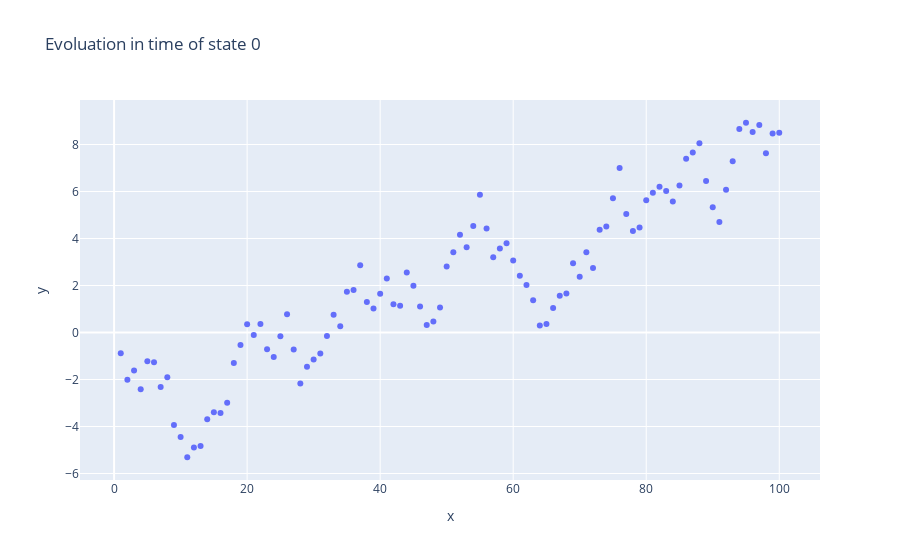

Notebook cell for this chart:
### Code cell
import plotly.express as px
state = 0
fig = px.scatter (
    title = f'Evoluation in time of state {state}',
    x = results.time_points,
    y = [
            results.GetStateEvaluationResult(state,i).mean
            for i in range(results.GetNumberOfEvaluations())
        ]
)
fig.show()

### Figure 1 — Plotly figure (JSON) as saved in the notebook; plotly's stock layout.template omitted (floating-point values rounded to 4 significant figures)
{"data": [{"hovertemplate": "x=%{x}<br>y=%{y}<extra></extra>", "legendgroup": "", "marker": {"color": "#636efa", "symbol": "circle"}, "mode": "markers", "name": "", "orientation": "v", "showlegend": false, "type": "scatter", "x": [1, 2, 3, 4, 5, 6, 7, 8, 9, 10, 11, 12, 13, 14, 15, 16, 17, 18, 19, 20, 21, 22, 23, 24, 25, 26, 27, 28, 29, 30, 31, 32, 33, 34, 35, 36, 37, 38, 39, 40, 41, 42, 43, 44, 45, 46, 47, 48, 49, 50, 51, 52, 53, 54, 55, 56, 57, 58, 59, 60, 61, 62, 63, 64, 65, 66, 67, 68, 69, 70, 71, 72, 73, 74, 75, 76, 77, 78, 79, 80, 81, 82, 83, 84, 85, 86, 87, 88, 89, 90, 91, 92, 93, 94, 95, 96, 97, 98, 99, 100], "xaxis": "x", "y": [-0.8876, -2.007, -1.612, -2.411, -1.218, -1.261, -2.324, -1.9, -3.931, -4.443, -5.308, -4.891, -4.833, -3.692, -3.398, -3.428, -2.994, -1.299, -0.5368, 0.3499, -0.1054, 0.3595, -0.71, -1.037, -0.1615, 0.7775, -0.7198, -2.173, -1.457, -1.153, -0.889, -0.1479, 0.7593, 0.2682, 1.735, 1.811, 2.859, 1.303, 1.023, 1.653, 2.298, 1.198, 1.138, 2.556, 1.988, 1.109, 0.3199, 0.4697, 1.063, 2.808, 3.413, 4.164, 3.624, 4.531, 5.859, 4.425, 3.2, 3.578, 3.793, 3.063, 2.412, 2.017, 1.371, 0.2945, 0.3608, 1.046, 1.567, 1.66, 2.947, 2.376, 3.411, 2.741, 4.371, 4.507, 5.715, 7.004, 5.04, 4.315, 4.464, 5.632, 5.946, 6.201, 6.02, 5.577, 6.258, 7.393, 7.655, 8.051, 6.443, 5.328, 4.703, 6.077, 7.283, 8.657, 8.926, 8.537, 8.833, 7.628, 8.47, 8.5], "yaxis": "y"}], "layout": {"legend": {"tracegroupgap": 0}, "title": {"text": "Evoluation in time of state 0"}, "xaxis": {"anchor": "y", "domain": [0, 1], "title": {"text": "x"}}, "yaxis": {"anchor": "x", "domain": [0, 1], "title": {"text": "y"}}}}
